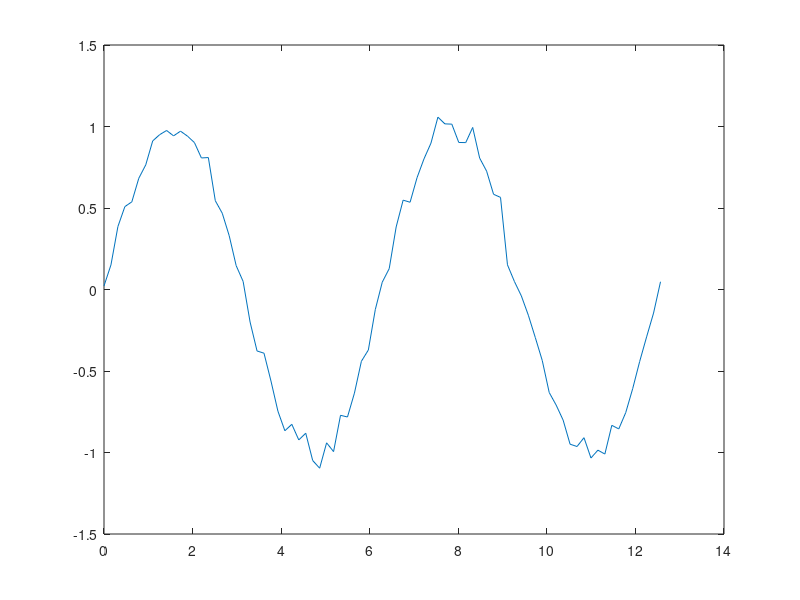

Reproduce this figure in MATLAB. (Note: this script raises an error after producing the figure.)
close all
clear
clc

In = 2;
Hid= 100;
Out= 1;

x = 0:pi/20:4*pi;
x = x';
y = sin(x)+0.05*randn(size(x));
plot(x,y)

x =[x,ones(length(x))];

%%
W1 = rand(Hid,In);
W2 = rand(Hid,Out);
grad = zeros(2*Hid,In)+2;
yhat = zeros(size(x,1),1);
err = Inf;

while err>0.1
    
    for i=1:Hid
        a(:,i) = x(:,1)*W1(i,1) + x(:,2)*W1(i,2);
        z(:,i) = 1./(1+exp(-a(:,i)));
        yhat(:,1) = yhat(:,1)+z(:,i)*W2(i,1);
    end
    
    Delta = yhat-y;
    
    for i=1:Hid
        Delta1(:,i) = exp(-a(:,i))./((1+exp(-a(:,i))).^2).*Delta(:,1).*W2(i,1);
    end
    
    for i=1:Hid
        dEndw1(:,i) = Delta(:,1).*z(:,i);
        dEndw11(:,i)= Delta1(:,i).*x(:,1);
        dEndw12(:,i)= Delta1(:,i).*x(:,2);
    end
        
    grad = [sum(dEndw11) ; sum(dEndw12) ; sum(dEndw1)]';
        
    eta =0.001;
    W1 = W1-eta*grad(1:Hid,:);
    W2 = W2-eta*grad(Hid+1:end,:);
    err = (sum(Delta.^2)/size(x,1)).^0.5
end

hold on

plot(x(:,1),yhat)